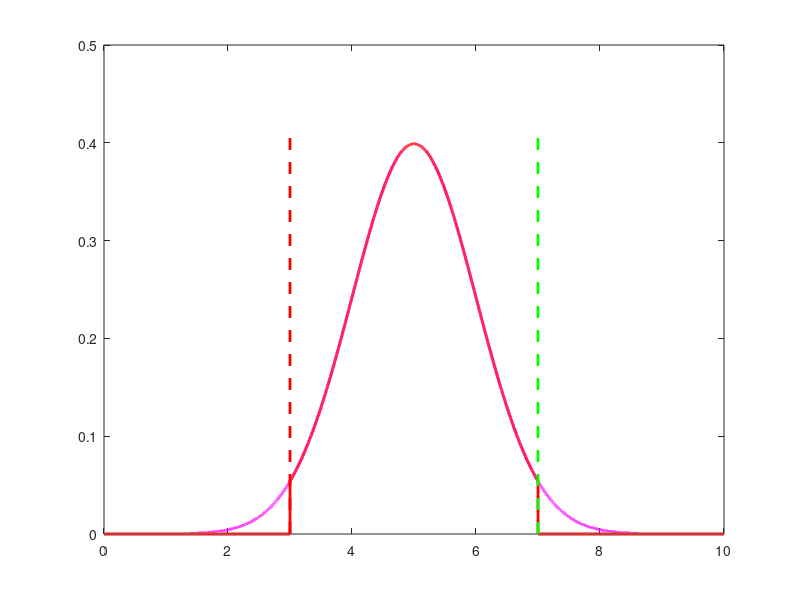

The MATLAB source for this figure: (Note: this script raises an error after producing the figure.)
% This produces a cut-measure-cut distribution (FinalDist) it is a
% combination of a weighted truncated gaussian plus a gaussian 
clear all
close all
clc
LSL = 3;
USL = 7;
Nom = 5;
% first cut
cut1_vec = linspace(5,8,20)
for i = 1:length(cut1_vec)
    cut1 = cut1_vec(i);
    cut2 = 5;
    sigma1 = 1;
    sigma2 = 1;
    
    
    x = linspace(0,10,100000);
    NFun = @(x) normpdf(x,cut1,sigma1);
    Cut1_Dist = NFun(x);
    SpecRange = [sum(x<LSL),sum(x<USL)];
    ZeroVec_1 = zeros(1,(SpecRange(1)));
    ZeroVec_2 = zeros(1,length(x) - SpecRange(2));
    Cut1_InSpec = Cut1_Dist(SpecRange(1)+1:SpecRange(2));
    Cut1_InSpec = [ZeroVec_1, Cut1_InSpec, ZeroVec_2];
    %Cut1_InSpec = padarray(Cut1_InSpec,[SpecRange(2) length(x) - SpecRange(2)])
    plot(x,Cut1_Dist,'m-','LineWidth',2); hold on
    plot(x,Cut1_InSpec,'r-','LineWidth',2); hold on
    Rwork_P = 1 - normcdf(USL,cut1,sigma1)
    Scrap_P = normcdf(LSL,cut1,sigma1)
    Inspec_P = 1 - Rwork_P - Scrap_P
    
    FinalDist = (Rwork_P*normpdf(x,cut2,sigma2)) + Cut1_InSpec;
    %plot(x,FinalDist,'m-'); grid on; hold on
    line([7 7],[0 max(FinalDist)],'color',[0 1 0],'LineWidth',2,'LineStyle','--')
    line([3 3],[0 max(FinalDist)],'color',[1 0 0],'LineWidth',2,'LineStyle','--')
    
    CD_FinalDist = trapz(x,FinalDist)
    FinalScrap(i) = trapz(x(x<LSL),FinalDist(1:SpecRange(1))) + Scrap_P
    FinalRwork(i) = trapz(x(x>USL),FinalDist(SpecRange(2)+1:end))
    
    xi = linspace(0.5,10,1000);
    [v] = Fun_Cut_Measure_Cut_Dist(xi,cut1,cut2,sigma1,sigma2,LSL,USL,Nom);
    plot(xi,v,'k-','LineWidth',2); hold on, grid on
    plot(xi,normpdf(xi,5,1),'-','LineWidth',2)
    ylabel('Probability Density')
    xlabel('Dimension')
end

figure(2)
plot(cut1_vec,FinalScrap,'r-','LineWidth',2); hold on
plot(cut1_vec,FinalRwork,'-','LineWidth',2); grid on
ylabel('Probabilty')
xlabel('cut1')
legend('Probabilty of Scrap','Probability of Rework')
